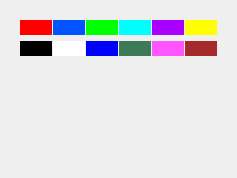
          <widget class="QWidget" name="page_color">
           <property name="geometry">
            <rect>
             <x>0</x>
             <y>0</y>
             <width>185</width>
             <height>178</height>
            </rect>
           </property>
           <property name="sizePolicy">
            <sizepolicy hsizetype="MinimumExpanding" vsizetype="MinimumExpanding">
             <horstretch>0</horstretch>
             <verstretch>1</verstretch>
            </sizepolicy>
           </property>
           <attribute name="label">
            <string>Color Picker</string>
           </attribute>
           <layout class="QVBoxLayout" name="verticalLayout_11">
            <item>
             <widget class="QWidget" name="colorGrp" native="true">
              <property name="sizePolicy">
               <sizepolicy hsizetype="Preferred" vsizetype="Maximum">
                <horstretch>0</horstretch>
                <verstretch>11</verstretch>
               </sizepolicy>
              </property>
              <property name="minimumSize">
               <size>
                <width>0</width>
                <height>20</height>
               </size>
              </property>
              <layout class="QGridLayout" name="gridLayout_3">
               <property name="bottomMargin">
                <number>9</number>
               </property>
               <property name="horizontalSpacing">
                <number>1</number>
               </property>
               <item row="0" column="4">
                <widget class="QPushButton" name="col_purple">
                 <property name="sizePolicy">
                  <sizepolicy hsizetype="Preferred" vsizetype="Fixed">
                   <horstretch>0</horstretch>
                   <verstretch>10</verstretch>
                  </sizepolicy>
                 </property>
                 <property name="minimumSize">
                  <size>
                   <width>0</width>
                   <height>15</height>
                  </size>
                 </property>
                 <property name="focusPolicy">
                  <enum>Qt::NoFocus</enum>
                 </property>
                 <property name="styleSheet">
                  <string notr="true">background-color: rgb(170, 0, 255);
border: 0px;</string>
                 </property>
                 <property name="text">
                  <string/>
                 </property>
                </widget>
               </item>
               <item row="0" column="5">
                <widget class="QPushButton" name="col_yellow">
                 <property name="sizePolicy">
                  <sizepolicy hsizetype="Preferred" vsizetype="Fixed">
                   <horstretch>0</horstretch>
                   <verstretch>10</verstretch>
                  </sizepolicy>
                 </property>
                 <property name="minimumSize">
                  <size>
                   <width>0</width>
                   <height>15</height>
                  </size>
                 </property>
                 <property name="focusPolicy">
                  <enum>Qt::NoFocus</enum>
                 </property>
                 <property name="styleSheet">
                  <string notr="true">background-color: rgb(255, 255, 0);
border: 0px;</string>
                 </property>
                 <property name="text">
                  <string/>
                 </property>
                </widget>
               </item>
               <item row="0" column="3">
                <widget class="QPushButton" name="col_cyan">
                 <property name="sizePolicy">
                  <sizepolicy hsizetype="Preferred" vsizetype="Fixed">
                   <horstretch>0</horstretch>
                   <verstretch>10</verstretch>
                  </sizepolicy>
                 </property>
                 <property name="minimumSize">
                  <size>
                   <width>0</width>
                   <height>15</height>
                  </size>
                 </property>
                 <property name="styleSheet">
                  <string notr="true">background-color: cyan;
border: 0px;</string>
                 </property>
                 <property name="text">
                  <string/>
                 </property>
                </widget>
               </item>
               <item row="0" column="1">
                <widget class="QPushButton" name="col_blue">
                 <property name="sizePolicy">
                  <sizepolicy hsizetype="Preferred" vsizetype="Fixed">
                   <horstretch>0</horstretch>
                   <verstretch>10</verstretch>
                  </sizepolicy>
                 </property>
                 <property name="minimumSize">
                  <size>
                   <width>0</width>
                   <height>15</height>
                  </size>
                 </property>
                 <property name="styleSheet">
                  <string notr="true">background-color: rgb(0, 85, 255);
border: 0px;</string>
                 </property>
                 <property name="text">
                  <string/>
                 </property>
                </widget>
               </item>
               <item row="0" column="2">
                <widget class="QPushButton" name="col_green">
                 <property name="sizePolicy">
                  <sizepolicy hsizetype="Preferred" vsizetype="Fixed">
                   <horstretch>0</horstretch>
                   <verstretch>10</verstretch>
                  </sizepolicy>
                 </property>
                 <property name="minimumSize">
                  <size>
                   <width>0</width>
                   <height>15</height>
                  </size>
                 </property>
                 <property name="focusPolicy">
                  <enum>Qt::NoFocus</enum>
                 </property>
                 <property name="styleSheet">
                  <string notr="true">background-color: rgb(0, 255, 0);
border: 0px;</string>
                 </property>
                 <property name="text">
                  <string/>
                 </property>
                </widget>
               </item>
               <item row="0" column="0">
                <widget class="QPushButton" name="col_red">
                 <property name="sizePolicy">
                  <sizepolicy hsizetype="Preferred" vsizetype="Fixed">
                   <horstretch>0</horstretch>
                   <verstretch>10</verstretch>
                  </sizepolicy>
                 </property>
                 <property name="minimumSize">
                  <size>
                   <width>0</width>
                   <height>15</height>
                  </size>
                 </property>
                 <property name="focusPolicy">
                  <enum>Qt::NoFocus</enum>
                 </property>
                 <property name="autoFillBackground">
                  <bool>false</bool>
                 </property>
                 <property name="styleSheet">
                  <string notr="true">background-color:red;
border: 0px;</string>
                 </property>
                 <property name="text">
                  <string/>
                 </property>
                 <property name="default">
                  <bool>false</bool>
                 </property>
                 <property name="flat">
                  <bool>false</bool>
                 </property>
                </widget>
               </item>
               <item row="1" column="1">
                <widget class="QPushButton" name="col_white">
                 <property name="sizePolicy">
                  <sizepolicy hsizetype="Preferred" vsizetype="Fixed">
                   <horstretch>0</horstretch>
                   <verstretch>10</verstretch>
                  </sizepolicy>
                 </property>
                 <property name="minimumSize">
                  <size>
                   <width>0</width>
                   <height>15</height>
                  </size>
                 </property>
                 <property name="styleSheet">
                  <string notr="true">background-color: white;
border: 0px;</string>
                 </property>
                 <property name="text">
                  <string/>
                 </property>
                </widget>
               </item>
               <item row="1" column="0">
                <widget class="QPushButton" name="col_black">
                 <property name="sizePolicy">
                  <sizepolicy hsizetype="Preferred" vsizetype="Fixed">
                   <horstretch>0</horstretch>
                   <verstretch>10</verstretch>
                  </sizepolicy>
                 </property>
                 <property name="minimumSize">
                  <size>
                   <width>0</width>
                   <height>15</height>
                  </size>
                 </property>
                 <property name="styleSheet">
                  <string notr="true">background-color: black;
border: 0px;</string>
                 </property>
                 <property name="text">
                  <string/>
                 </property>
                </widget>
               </item>
               <item row="1" column="2">
                <widget class="QPushButton" name="col_blue2">
                 <property name="sizePolicy">
                  <sizepolicy hsizetype="Preferred" vsizetype="Fixed">
                   <horstretch>0</horstretch>
                   <verstretch>10</verstretch>
                  </sizepolicy>
                 </property>
                 <property name="minimumSize">
                  <size>
                   <width>0</width>
                   <height>15</height>
                  </size>
                 </property>
                 <property name="focusPolicy">
                  <enum>Qt::NoFocus</enum>
                 </property>
                 <property name="styleSheet">
                  <string notr="true">background-color: blue;
border: 0px;</string>
                 </property>
                 <property name="text">
                  <string/>
                 </property>
                </widget>
               </item>
               <item row="1" column="3">
                <widget class="QPushButton" name="col_green2">
                 <property name="sizePolicy">
                  <sizepolicy hsizetype="Preferred" vsizetype="Fixed">
                   <horstretch>0</horstretch>
                   <verstretch>10</verstretch>
                  </sizepolicy>
                 </property>
                 <property name="minimumSize">
                  <size>
                   <width>0</width>
                   <height>15</height>
                  </size>
                 </property>
                 <property name="styleSheet">
                  <string notr="true">background-color:rgb(61, 122, 90);
border: 0px;</string>
                 </property>
                 <property name="text">
                  <string/>
                 </property>
                </widget>
               </item>
               <item row="1" column="4">
                <widget class="QPushButton" name="col_pink">
                 <property name="sizePolicy">
                  <sizepolicy hsizetype="Preferred" vsizetype="Fixed">
                   <horstretch>0</horstretch>
                   <verstretch>10</verstretch>
                  </sizepolicy>
                 </property>
                 <property name="minimumSize">
                  <size>
                   <width>0</width>
                   <height>15</height>
                  </size>
                 </property>
                 <property name="focusPolicy">
                  <enum>Qt::NoFocus</enum>
                 </property>
                 <property name="styleSheet">
                  <string notr="true">background-color:rgb(255, 85, 255);
border: 0px;</string>
                 </property>
                 <property name="text">
                  <string/>
                 </property>
                </widget>
               </item>
               <item row="1" column="5">
                <widget class="QPushButton" name="col_brown">
                 <property name="sizePolicy">
                  <sizepolicy hsizetype="Preferred" vsizetype="Fixed">
                   <horstretch>0</horstretch>
                   <verstretch>10</verstretch>
                  </sizepolicy>
                 </property>
                 <property name="minimumSize">
                  <size>
                   <width>0</width>
                   <height>15</height>
                  </size>
                 </property>
                 <property name="styleSheet">
                  <string notr="true">background-color: brown;
border: 0px;</string>
                 </property>
                 <property name="text">
                  <string/>
                 </property>
                </widget>
               </item>
              </layout>
             </widget>
            </item>
            <item>
             <spacer name="verticalSpacer_2">
              <property name="orientation">
               <enum>Qt::Vertical</enum>
              </property>
              <property name="sizeType">
               <enum>QSizePolicy::MinimumExpanding</enum>
              </property>
              <property name="sizeHint" stdset="0">
               <size>
                <width>20</width>
                <height>100</height>
               </size>
              </property>
             </spacer>
            </item>
           </layout>
          </widget>
